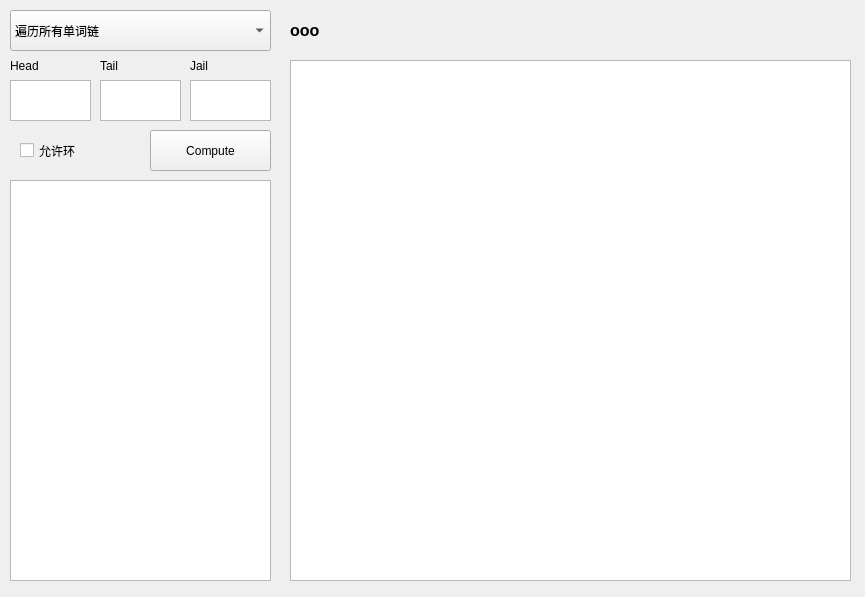
<?xml version="1.0" encoding="UTF-8"?>
<ui version="4.0">
 <class>main_ui</class>
 <widget class="QWidget" name="main_ui">
  <property name="geometry">
   <rect>
    <x>0</x>
    <y>0</y>
    <width>865</width>
    <height>597</height>
   </rect>
  </property>
  <property name="windowTitle">
   <string>main_ui</string>
  </property>
  <widget class="QPlainTextEdit" name="text_input">
   <property name="geometry">
    <rect>
     <x>10</x>
     <y>180</y>
     <width>261</width>
     <height>401</height>
    </rect>
   </property>
  </widget>
  <widget class="QTextBrowser" name="text_output">
   <property name="geometry">
    <rect>
     <x>290</x>
     <y>60</y>
     <width>561</width>
     <height>521</height>
    </rect>
   </property>
  </widget>
  <widget class="QPushButton" name="bottom_compute">
   <property name="geometry">
    <rect>
     <x>150</x>
     <y>130</y>
     <width>121</width>
     <height>41</height>
    </rect>
   </property>
   <property name="text">
    <string>Compute</string>
   </property>
  </widget>
  <widget class="QCheckBox" name="option_ring">
   <property name="geometry">
    <rect>
     <x>20</x>
     <y>130</y>
     <width>121</width>
     <height>41</height>
    </rect>
   </property>
   <property name="text">
    <string>允许环</string>
   </property>
  </widget>
  <widget class="QComboBox" name="box_mode">
   <property name="geometry">
    <rect>
     <x>10</x>
     <y>10</y>
     <width>261</width>
     <height>41</height>
    </rect>
   </property>
   <item>
    <property name="text">
     <string>遍历所有单词链</string>
    </property>
   </item>
   <item>
    <property name="text">
     <string>最多单词</string>
    </property>
   </item>
   <item>
    <property name="text">
     <string>最多字母</string>
    </property>
   </item>
  </widget>
  <widget class="QPlainTextEdit" name="box_head">
   <property name="geometry">
    <rect>
     <x>10</x>
     <y>80</y>
     <width>81</width>
     <height>41</height>
    </rect>
   </property>
  </widget>
  <widget class="QPlainTextEdit" name="box_tail">
   <property name="geometry">
    <rect>
     <x>100</x>
     <y>80</y>
     <width>81</width>
     <height>41</height>
    </rect>
   </property>
  </widget>
  <widget class="QPlainTextEdit" name="box_jail">
   <property name="geometry">
    <rect>
     <x>190</x>
     <y>80</y>
     <width>81</width>
     <height>41</height>
    </rect>
   </property>
  </widget>
  <widget class="QLabel" name="label">
   <property name="geometry">
    <rect>
     <x>10</x>
     <y>50</y>
     <width>71</width>
     <height>31</height>
    </rect>
   </property>
   <property name="text">
    <string>Head</string>
   </property>
  </widget>
  <widget class="QLabel" name="label_2">
   <property name="geometry">
    <rect>
     <x>100</x>
     <y>50</y>
     <width>71</width>
     <height>31</height>
    </rect>
   </property>
   <property name="text">
    <string>Tail</string>
   </property>
  </widget>
  <widget class="QLabel" name="label_3">
   <property name="geometry">
    <rect>
     <x>190</x>
     <y>50</y>
     <width>71</width>
     <height>31</height>
    </rect>
   </property>
   <property name="text">
    <string>Jail</string>
   </property>
  </widget>
  <widget class="QLabel" name="status_label">
   <property name="geometry">
    <rect>
     <x>290</x>
     <y>10</y>
     <width>561</width>
     <height>41</height>
    </rect>
   </property>
   <property name="font">
    <font>
     <family>Arial</family>
     <pointsize>12</pointsize>
     <weight>75</weight>
     <bold>true</bold>
    </font>
   </property>
   <property name="text">
    <string>ooo</string>
   </property>
  </widget>
 </widget>
 <resources/>
 <connections/>
</ui>
